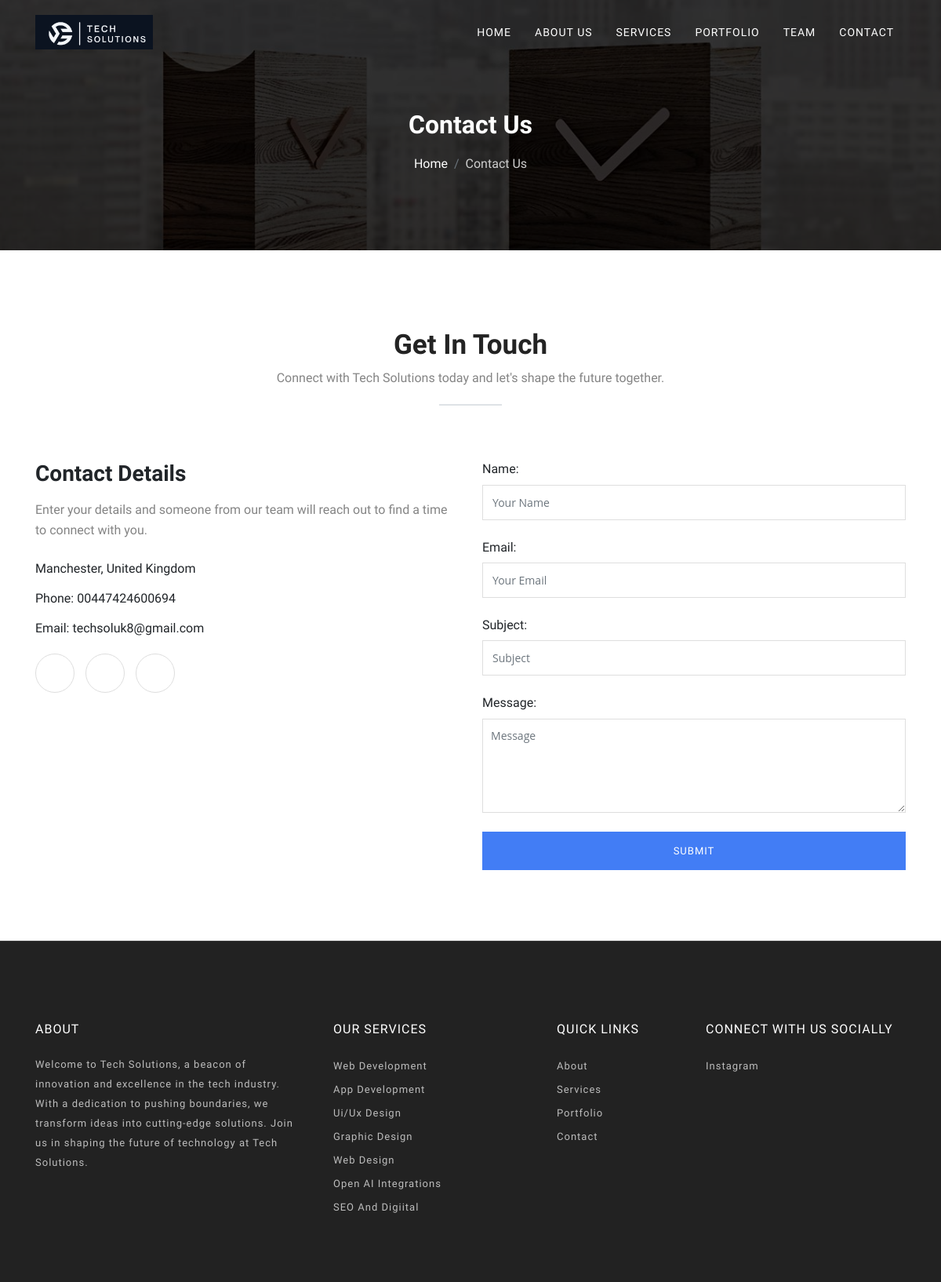
Page /contact/ on the committed database.
### website/models.py (models this page shows, shortened)
class SingletonModel(models.Model):
    class Meta:
        abstract = True
    @classmethod
    def load(cls):
        obj, created = cls.objects.get_or_create(pk=1)
        return obj

class Company(SingletonModel):
    happy_clients = models.IntegerField(null=True, blank=True)
    project_completed = models.IntegerField(null=True, blank=True)
    positive_feedback = models.IntegerField(null=True, blank=True)
    years_of_experience = models.IntegerField(null=True, blank=True)
    address = models.CharField(max_length=1000, null=True, blank=True)
    phone = models.CharField(max_length=100, null=True, blank=True)
    email = models.EmailField(blank=True, null=True)
    facebook_profile = models.URLField(blank=True, null=True)
    insta_profile = models.URLField(blank=True, null=True)
    linkedin_profile = models.URLField(blank=True, null=True)
    class Meta:
        verbose_name = 'Company'
        verbose_name_plural = 'Companies'

### website/views.py (the view, shortened to what this page needs)
# urls.py: path('contact/', ContactFormView.as_view(), name='contact'),
class ContactFormView(TemplateView):
    def get(self, request, *args, **kwargs):
        form = ContactForm()
        company = Company.load()
        return render(request, 'contact.html', {'form': form, 'company':company})

### website/forms.py
class ContactForm(forms.ModelForm):
    class Meta:
        model = Contact
        fields = '__all__'
        widgets = {
            'name': forms.TextInput(attrs={'class': 'form-control', 'placeholder': 'Your Name', 'required': True}),
            'email': forms.EmailInput(attrs={'class': 'form-control', 'placeholder': 'Your Email', 'required': True}),
            'subject': forms.TextInput(attrs={'class': 'form-control', 'placeholder': 'Subject', 'required': True}),
            'message': forms.Textarea(attrs={'class': 'form-control', 'placeholder': 'Message', 'rows': 6, 'required': True}),
        }

### templates/contact.html (shortened to what this page needs)
{% extends 'base.html'%}
{% load static %}
{% block content %}
<div>
  <section class="single-page-header">
    <div class="container">
      <div class="row">
        <div class="col-md-12">
          <h2>Contact Us</h2>
          <ol class="breadcrumb header-bradcrumb justify-content-center">
            <li class="breadcrumb-item"><a href="index-2.html" class="text-white">Home</a></li>
            <li class="breadcrumb-item active" aria-current="page">Contact Us</li>
          </ol>
        </div>
      </div>
    </div>
  </section>
  <section class="contact-us" id="contact">
    <div class="container">
      <div class="row justify-content-center">
        <div class="col-xl-6 col-lg-8">
          <div class="title text-center">
            <h2>Get In Touch</h2>
            <p>Connect with Tech Solutions today and let's shape the future together.</p>
            <div class="border"></div>
          </div>
        </div>
      </div>
      <div class="row">
        <div class="contact-details col-md-6 ">
          <h3 class="mb-3">Contact Details</h3>
          <p>Enter your details and someone from our team will reach out to find a time to connect with you.</p>
          <ul class="contact-short-info mt-4">
            <li class="mb-3">
              <span>{{company.address}}</span>
            </li>
            <li class="mb-3">
              <span>Phone: {{company.phone}}</span>
            </li>
            <li>
              <span>Email: {{company.email}}</span>
            </li>
          </ul>
          <div class="social-icon">
            <ul>
              <li><a href="{{company.facebook_profile}}" target="_blank"></a></li>
              <li><a href="{{company.insta_profile}}" target="_blank"></a></li>
              <li><a href="{{company.linkedin_profile}}" target="_blank"></a></li>
            </ul>
          </div>
        </div>
        <div class="contact-form col-md-6 ">
          <form id="contact-form" method="post" role="form">
            <div class="form-group mb-4">
                {{ form.name.label_tag }}
                {{ form.name }}
            </div>
            <div class="form-group mb-4">
                {{ form.email.label_tag }}
                {{ form.email }}
            </div>
            <div class="form-group mb-4">
                {{ form.subject.label_tag }}
                {{ form.subject }}
            </div>
            <div class="form-group mb-4">
                {{ form.message.label_tag }}
                {{ form.message }}
            </div>
            <div id="cf-submit">
                <input type="submit" id="contact-submit" class="btn btn-transparent" value="Submit">
            </div>
        </form>
        </div>
      </div>
    </div>
  </section>
</div>
{% endblock %}

### static/css/style.css (style rules this page uses)
body { line-height: 1.4; font-family: "Source Sans Pro", sans-serif; -webkit-font-smoothing: antialiased; }
p { font-family: "Source Sans Pro", sans-serif; color: #848484; font-size: 16px; line-height: 1.65; }
h1, h2, h3, h4, h5, h6 { font-family: "Catamaran", sans-serif; font-weight: 600; }
ol, ul { margin: 0; padding: 0; list-style: none; }
a { transition: all .3s ease-in 0s; }
a, a:focus, a:hover { text-decoration: none; outline: 0; }
.btn-transparent { color: #fff; border: 1px solid #fff; display: inline-block; font-size: 13px; letter-spacing: 1px; padding: 14px 35px; text-transform: uppercase; border-radius: 40px; }
.title { padding-bottom: 50px; overflow: hidden; }
.title h2 { font-weight: 600; font-size: 35px; color: #232323; }
.title p { color: #848484; margin: 0 auto; }
.border { height: 2px; margin: 20px auto 20px; position: relative; width: 80px; background: #427df5; }
.header-bradcrumb { background: transparent; }
.header-bradcrumb a, .header-bradcrumb .active { color: #cfcfcf; font-weight: 200; font-family: "Source Sans Pro", sans-serif; }
.single-page-header { background-image: url("../images/about/about-header.jpg"); background-size: cover; padding: 140px 0 70px; text-align: center; color: #fff; position: relative; }
.single-page-header:before { background: rgba(0, 0, 0, 0.8); position: absolute; content: ''; top: 0; right: 0; left: 0; bottom: 0; }
.contact-us { padding: 100px 0 50px 0; }
.contact-form { margin-bottom: 40px; }
.contact-form .form-control { background-color: transparent; border: 1px solid #dedede; box-shadow: none; height: 45px !important; color: #0c0c0c; height: 38px; font-family: 'Open Sans', sans-serif; font-size: 14px; border-radius: 0; }
.contact-form #contact-submit { border: none; padding: 15px 0; width: 100%; margin: 0; background: #427df5; color: #fff; border-radius: 0; }
.contact-form textarea.form-control { padding: 10px; height: 120px !important; outline: none; }
.contact-details .contact-short-info { margin-top: 15px; }
.contact-details .contact-short-info li { margin-bottom: 6px; }
.social-icon { margin-top: 20px; }
.social-icon ul li { display: inline-block; margin-right: 10px; }
.social-icon ul li a { display: block; height: 50px; width: 50px; border-radius: 50%; border: 1px solid #dedede; text-align: center; }

### rows in the picture
Company: address "Manchester, United Kingdom", phone "00447424600694", email "techsoluk8@gmail.com"
